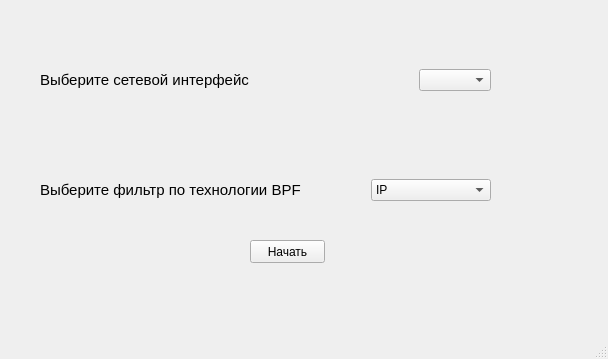
<?xml version="1.0" encoding="UTF-8"?>
<ui version="4.0">
 <class>MainWindow</class>
 <widget class="QMainWindow" name="MainWindow">
  <property name="geometry">
   <rect>
    <x>0</x>
    <y>0</y>
    <width>608</width>
    <height>359</height>
   </rect>
  </property>
  <property name="windowTitle">
   <string>MainWindow</string>
  </property>
  <widget class="QWidget" name="centralwidget">
   <widget class="QWidget" name="gridLayoutWidget_2">
    <property name="geometry">
     <rect>
      <x>40</x>
      <y>150</y>
      <width>451</width>
      <height>80</height>
     </rect>
    </property>
    <layout class="QGridLayout" name="gridLayout_2">
     <item row="0" column="2">
      <widget class="QComboBox" name="comboBox_2">
       <property name="currentIndex">
        <number>0</number>
       </property>
       <item>
        <property name="text">
         <string>IP</string>
        </property>
       </item>
       <item>
        <property name="text">
         <string>IPv6</string>
        </property>
       </item>
       <item>
        <property name="text">
         <string>TCP</string>
        </property>
       </item>
       <item>
        <property name="text">
         <string>UDP</string>
        </property>
       </item>
       <item>
        <property name="text">
         <string>WLAN</string>
        </property>
       </item>
       <item>
        <property name="text">
         <string>ARP</string>
        </property>
       </item>
       <item>
        <property name="text">
         <string>ICMP</string>
        </property>
       </item>
       <item>
        <property name="text">
         <string>Ввести вручную</string>
        </property>
       </item>
      </widget>
     </item>
     <item row="0" column="0">
      <widget class="QLabel" name="label_2">
       <property name="text">
        <string>&lt;html&gt;&lt;head/&gt;&lt;body&gt;&lt;p&gt;&lt;span style=&quot; font-size:11pt;&quot;&gt;Выберите фильтр по технологии BPF&lt;/span&gt;&lt;/p&gt;&lt;/body&gt;&lt;/html&gt;</string>
       </property>
      </widget>
     </item>
     <item row="0" column="1">
      <spacer name="horizontalSpacer_2">
       <property name="orientation">
        <enum>Qt::Horizontal</enum>
       </property>
       <property name="sizeHint" stdset="0">
        <size>
         <width>40</width>
         <height>20</height>
        </size>
       </property>
      </spacer>
     </item>
    </layout>
   </widget>
   <widget class="QWidget" name="gridLayoutWidget">
    <property name="geometry">
     <rect>
      <x>40</x>
      <y>40</y>
      <width>451</width>
      <height>80</height>
     </rect>
    </property>
    <layout class="QGridLayout" name="gridLayout">
     <item row="0" column="0">
      <widget class="QLabel" name="label">
       <property name="text">
        <string>&lt;html&gt;&lt;head/&gt;&lt;body&gt;&lt;p&gt;&lt;span style=&quot; font-size:11pt;&quot;&gt;Выберите сетевой интерфейс&lt;/span&gt;&lt;/p&gt;&lt;/body&gt;&lt;/html&gt;</string>
       </property>
      </widget>
     </item>
     <item row="0" column="1">
      <spacer name="horizontalSpacer">
       <property name="orientation">
        <enum>Qt::Horizontal</enum>
       </property>
       <property name="sizeHint" stdset="0">
        <size>
         <width>68</width>
         <height>17</height>
        </size>
       </property>
      </spacer>
     </item>
     <item row="0" column="2" colspan="2">
      <widget class="QComboBox" name="comboBox_1"/>
     </item>
    </layout>
   </widget>
   <widget class="QPushButton" name="pushButton">
    <property name="geometry">
     <rect>
      <x>250</x>
      <y>240</y>
      <width>75</width>
      <height>23</height>
     </rect>
    </property>
    <property name="text">
     <string>Начать</string>
    </property>
   </widget>
  </widget>
  <widget class="QMenuBar" name="menubar">
   <property name="geometry">
    <rect>
     <x>0</x>
     <y>0</y>
     <width>608</width>
     <height>21</height>
    </rect>
   </property>
  </widget>
  <widget class="QStatusBar" name="statusbar"/>
 </widget>
 <resources/>
 <connections/>
</ui>
